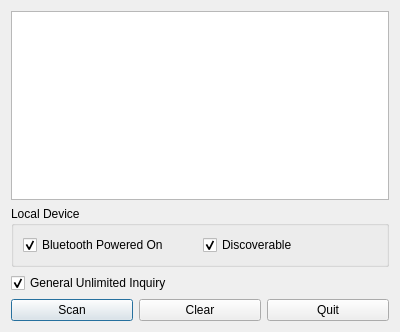
<?xml version="1.0" encoding="UTF-8"?>
<ui version="4.0">
 <class>DeviceDiscovery</class>
 <widget class="QDialog" name="DeviceDiscovery">
  <property name="geometry">
   <rect>
    <x>0</x>
    <y>0</y>
    <width>400</width>
    <height>332</height>
   </rect>
  </property>
  <property name="windowTitle">
   <string>Bluetooth Scanner</string>
  </property>
  <layout class="QVBoxLayout" name="verticalLayout">
   <item>
    <widget class="QListWidget" name="list"/>
   </item>
   <item>
    <widget class="QGroupBox" name="groupBox">
     <property name="title">
      <string>Local Device</string>
     </property>
     <layout class="QHBoxLayout" name="horizontalLayout_2">
      <item>
       <widget class="QCheckBox" name="power">
        <property name="text">
         <string>Bluetooth Powered On</string>
        </property>
        <property name="checked">
         <bool>true</bool>
        </property>
       </widget>
      </item>
      <item>
       <widget class="QCheckBox" name="discoverable">
        <property name="text">
         <string>Discoverable</string>
        </property>
        <property name="checked">
         <bool>true</bool>
        </property>
       </widget>
      </item>
     </layout>
    </widget>
   </item>
   <item>
    <widget class="QCheckBox" name="inquiryType">
     <property name="text">
      <string>General Unlimited Inquiry</string>
     </property>
     <property name="checked">
      <bool>true</bool>
     </property>
    </widget>
   </item>
   <item>
    <layout class="QHBoxLayout" name="horizontalLayout">
     <item>
      <widget class="QPushButton" name="scan">
       <property name="text">
        <string>Scan</string>
       </property>
      </widget>
     </item>
     <item>
      <widget class="QPushButton" name="clear">
       <property name="text">
        <string>Clear</string>
       </property>
      </widget>
     </item>
     <item>
      <widget class="QPushButton" name="quit">
       <property name="text">
        <string>Quit</string>
       </property>
      </widget>
     </item>
    </layout>
   </item>
  </layout>
 </widget>
 <resources/>
 <connections>
  <connection>
   <sender>quit</sender>
   <signal>clicked()</signal>
   <receiver>DeviceDiscovery</receiver>
   <slot>accept()</slot>
   <hints>
    <hint type="sourcelabel">
     <x>323</x>
     <y>275</y>
    </hint>
    <hint type="destinationlabel">
     <x>396</x>
     <y>268</y>
    </hint>
   </hints>
  </connection>
  <connection>
   <sender>clear</sender>
   <signal>clicked()</signal>
   <receiver>list</receiver>
   <slot>clear()</slot>
   <hints>
    <hint type="sourcelabel">
     <x>188</x>
     <y>276</y>
    </hint>
    <hint type="destinationlabel">
     <x>209</x>
     <y>172</y>
    </hint>
   </hints>
  </connection>
 </connections>
</ui>
